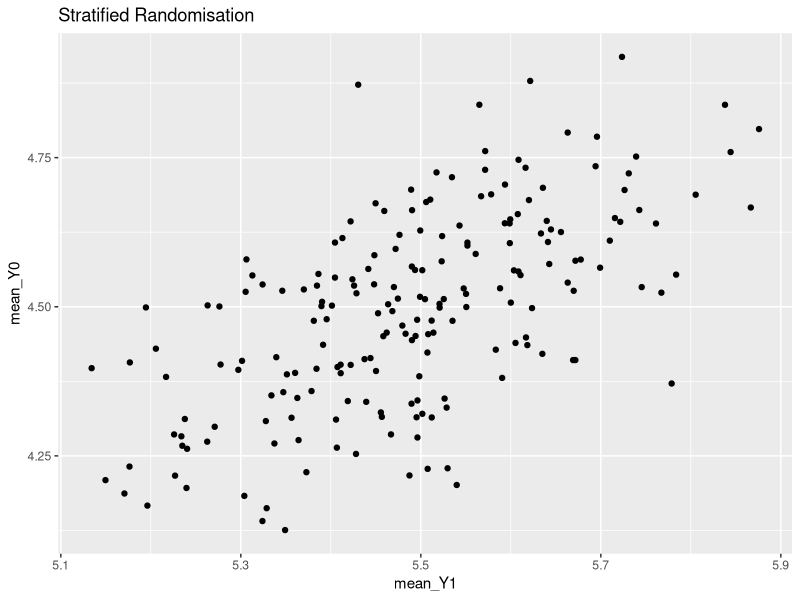
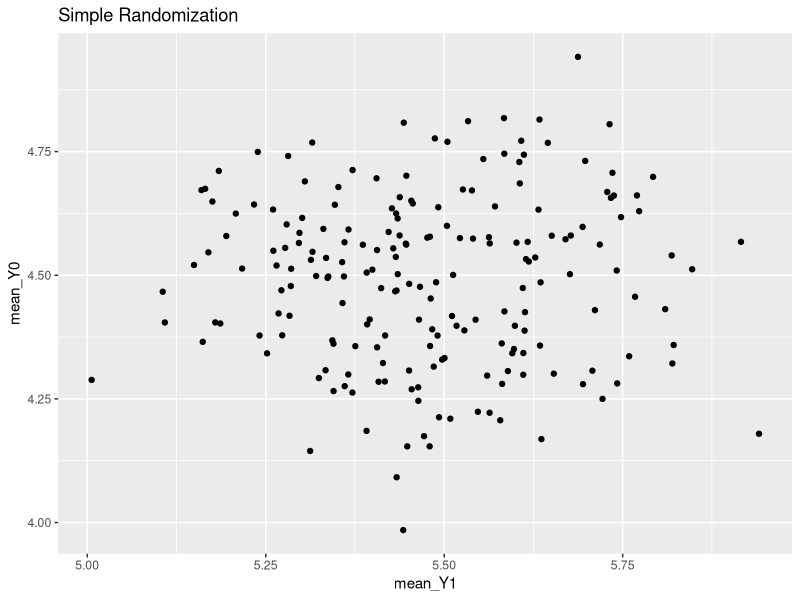

These figures' R source, in order:
## Johannes Schwenke - 2024-04-12
#Simulation to show that stratification will induce correlation

library(tidyverse)

# Here we will specify the basics

nSims <- 200 # Number of Simulation
intercept <- 3 # intercept of outcome (ie, no treatment, predicitive variable not present)
beta_treat1 <- 1 # effect of treatment on outcome
beta_strat <- 3 # effect of stratification factor (predictive variable) on outcome
lambda0 <- 100 #expected number of people in stratum without predictive variable
lambda1 <- 100 #expected number of people in stratum with predictive variable

# NOTE: stratification will only cause correlation if the strata are not always perfectly of equal size
# if always exactly 50% of the people have or haven't the predictive factor, then this will not result in a correlation
# That's why we vary the number of patients in each stratum for every iteration of the simulation by drawing from a poisson distribution

#NOTE: this is for a continuous outcome. I assume this would work similarly for a binary outcome, on a logodds scale

# Stratified randomization ------------------------------------------------

nPatients_strat0 <- numeric()
nPatients_strat1 <- numeric()
nPatients <- numeric()
strat <- numeric()
mean_Y0 <- numeric(nSims)
mean_Y1 <- numeric(nSims)

set.seed(1)


for (i in 1:nSims){
  nPatients_strat0 <- rpois(1, lambda0) #number of patients stratum = 1
  if (nPatients_strat0 %% 2 != 0){
    nPatients_strat0 <- nPatients_strat0 + 1
  }
  
  nPatients_strat1 <- rpois(1, lambda1) #number of patients stratum = 0
  if (nPatients_strat1 %% 2 != 0){
    nPatients_strat1 <- nPatients_strat1 + 1
  }
  
  nPatients <- nPatients_strat0 + nPatients_strat1
  
  strat <- c(rep(0, nPatients_strat0), rep(1, nPatients_strat1)) #create vector of all patients who either have the strat factor or don't
  
  treatment <- rep(0:1, nPatients/2)
  # this creates a vector of "treatment allocations" which is actually just a sequence alternating between 0 and 1. (Block of 2)
  # because this is a simulation, and using rep we always have perfectly balanced allocation, no need to acutally randomize according to stratum
  # For non stratified randomization, we have to use rbinom or resample the strat vector with replacement. 
  
  
  outcome <- numeric(nPatients) # this creates an empty vector which we will use to assign the outcome for each patient
  outcome <- intercept + beta_treat1*treatment + beta_strat * strat  # this assigns the probability of death for patients receiving 'treatment 0' 
  
  error <- rnorm(nPatients) #create a vector of error terms 
  outcome <- outcome + error #add the error terms to the outcome
  
  trialdat_strat <- tibble(outcome, treatment)
  
  mean_Y0[i] <- (trialdat_strat %>% group_by(treatment) %>% summarize(mean = mean(outcome)) %>% pull())[1]
  mean_Y1[i] <- (trialdat_strat %>% group_by(treatment) %>% summarize(mean = mean(outcome)) %>% pull())[2] 
  
}
  

plot_strat <- tibble(mean_Y0, mean_Y1) %>% 
  ggplot(aes(x = mean_Y1, y = mean_Y0)) +
  geom_point() +
  ggtitle(paste("Stratified Randomisation"))

plot_strat

rm(mean_Y0, mean_Y1) #remove unused variables
  


# Non stratified randomization --------------------------------------------
nPatients_strat0 <- numeric()
nPatients_strat1 <- numeric()
nPatients <- numeric()
strat <- numeric()
mean_Y0 <- numeric(nSims)
mean_Y1 <- numeric(nSims)

set.seed(1) # this sets the random seed for your results to be reproducible


for (i in 1:nSims){
  
  nPatients_strat0 <- rpois(1, lambda0) #number of patients stratum = 1
  if (nPatients_strat0 %% 2 != 0){
    nPatients_strat0 <- nPatients_strat0 + 1
  }
  
  nPatients_strat1 <- rpois(1, lambda1) #number of patients stratum = 0
  if (nPatients_strat1 %% 2 != 0){
    nPatients_strat1 <- nPatients_strat1 + 1
  }
  
  # NOTE: stratification will only cause correlation if the strata are not of equal size.
  # if exactly 50% of the people have or haven't the predictive factor, then this will not results in a correlation
  
  nPatients <- nPatients_strat0 + nPatients_strat1
  
  strat <- c(rep(0, nPatients_strat0), rep(1, nPatients_strat1))
  strat <- sample(strat, length(strat), replace = FALSE) #here we just permute the vector, because otherwise by using rep below, we'd create stratified randomization
  
  treatment <- rep(0:1, nPatients/2)
  
  
  outcome <- numeric(nPatients) # this creates an empty vector which we will use to assign the outcome for each patient
  outcome <- intercept + beta_treat1*treatment + beta_strat * strat  # this assigns the probability of death for patients receiving 'treatment 0' 
  
  
  error <- rnorm(nPatients) #create a vector of error terms 
  outcome <- outcome + error #add the error terms to the outcome
  
  trialdat_non_strat <- tibble(outcome, treatment)
  
  mean_Y0[i] <- (trialdat_non_strat %>% group_by(treatment) %>% summarize(mean = mean(outcome)) %>% pull())[1]
  mean_Y1[i] <- (trialdat_non_strat %>% group_by(treatment) %>% summarize(mean = mean(outcome)) %>% pull())[2] 
  
  trialdat_non_strat <- tibble(outcome, treatment)
  
}


plot_non_strat <- tibble(mean_Y0, mean_Y1) %>% 
  ggplot(aes(x = mean_Y1, y = mean_Y0)) +
  geom_point() +
  ggtitle(paste("Simple Randomization"))

plot_non_strat
